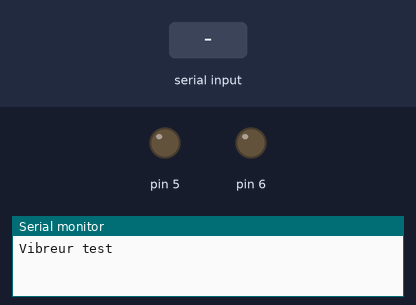
A sketch run on a simulated Arduino Uno, built with avr-gcc and run on an emulated ATmega328P. Parts: output pins drawn as LEDs (lit = HIGH), the last lines printed to the serial monitor. The inputs (shaded band) are chosen by the test bench.

Above: at 1.2 s.
1.3 s: byte 30 received over Serial
At 2.1 s:
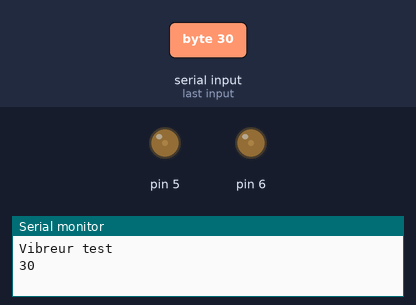
2.8 s: byte 90 received over Serial
At 3.3 s:
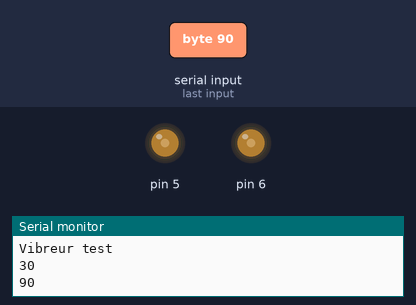
Timing chart, 0 to 5.8 s (numbered marks = the images above; inputs shaded):
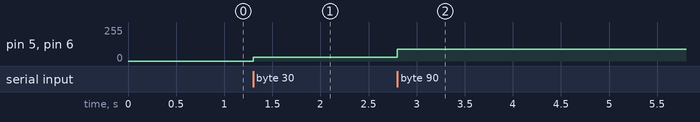

Measured:
- after the input at 1.3 s, pin 5, pin 6: 0/255 → 30/255 at once
- after the input at 2.8 s, pin 5, pin 6: 30/255 → 90/255 at once

The sketch:

vibreur_test.ino
```cpp
unsigned long timeTag ;
int intens = 70;
int message ;

void setup() {
Serial.begin(9600);
pinMode(5, OUTPUT);
pinMode(6, OUTPUT);
Serial.println("Vibreur test");
}

void loop() {

if (Serial.available() >0) {message = Serial.read(); Serial.println(message);}

//if (intens > 255) {intens = 70;}

analogWrite(5, message);
analogWrite(6, message);


//intens++;
//delay(100);
}
```
